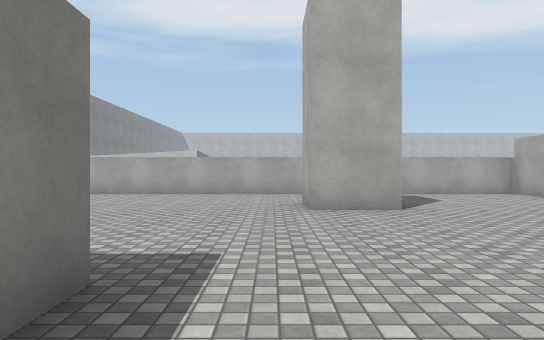
View 1 (above)

20 first-person views from a walk through a Unity game level. The camera is 1.3 m above the floor, looks level and sees 70° across. The floor is counted in squares, 2 m on a side. Each view is taken from the middle of a square. On the plan, view 1 faces up. The plan holds only what a view shows up to about 11 squares ahead; the rest is blank. The place goes on beyond the plan. The player is left out. Some animated figures are not drawn. Some surface patterns are stand-ins.

View 2
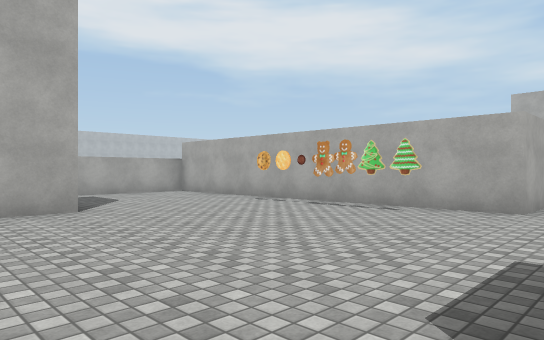

View 3
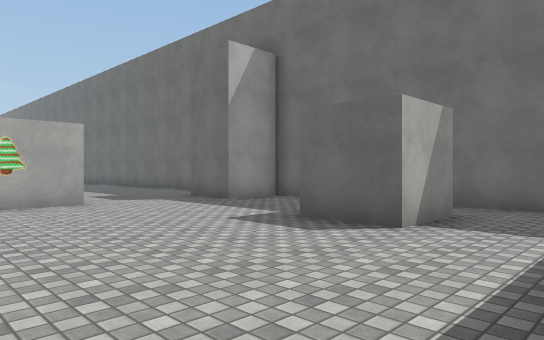

View 4
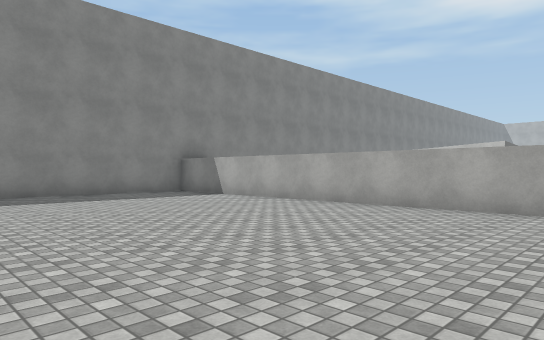

View 5
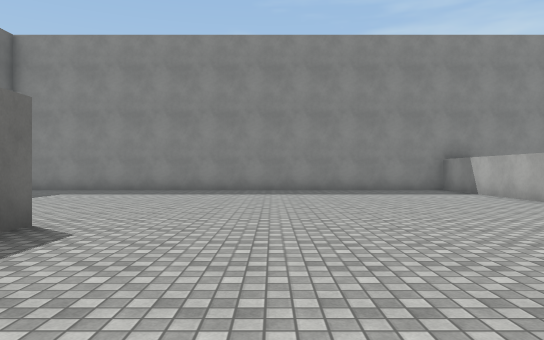

View 6
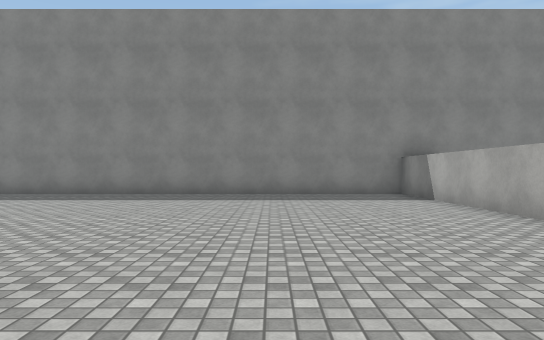

View 7
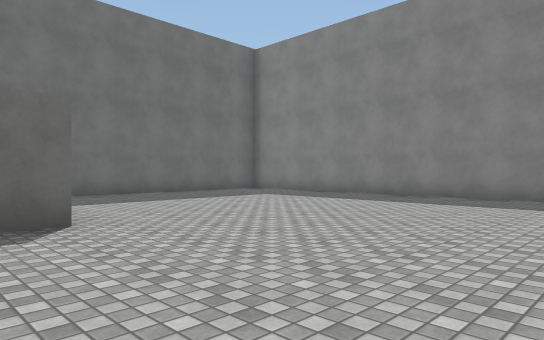

View 8
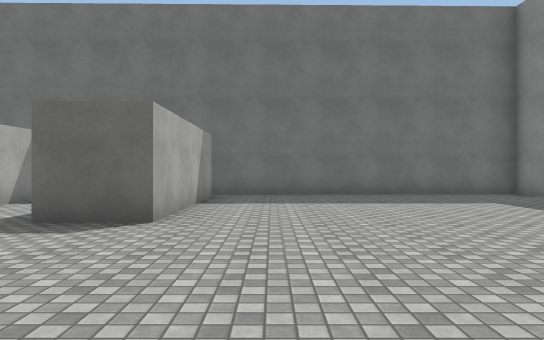

View 9
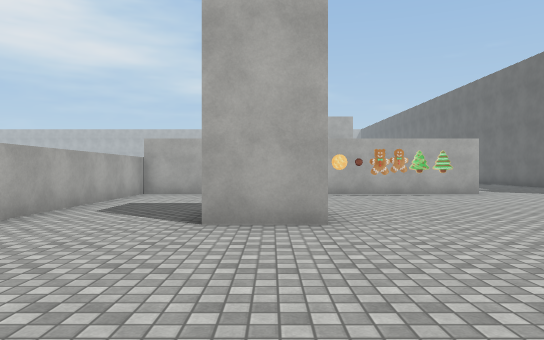

View 10
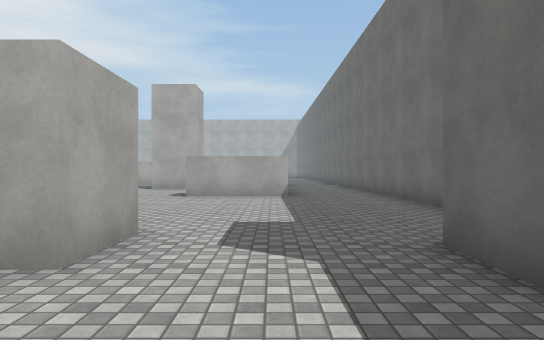

View 11
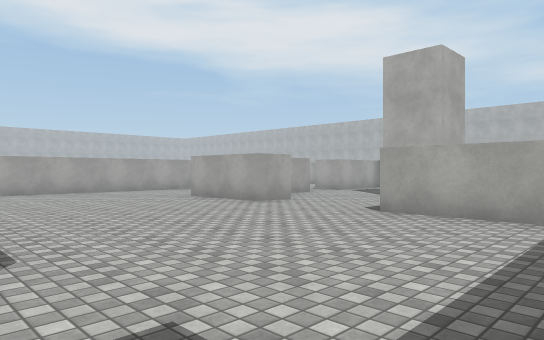

View 12
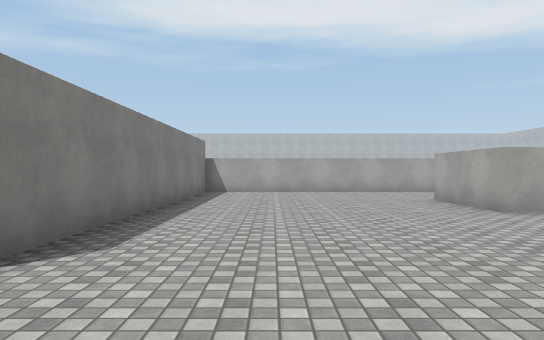

View 13
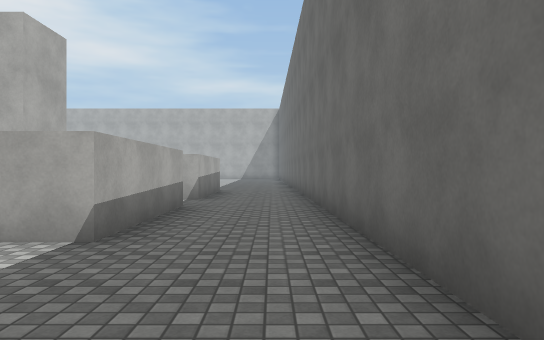

View 14
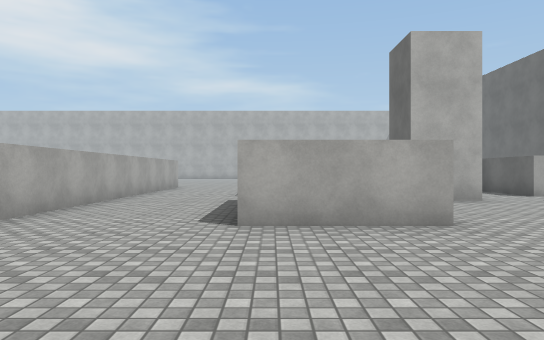

View 15
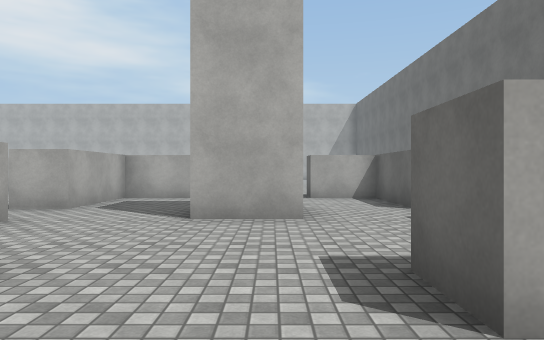

View 16
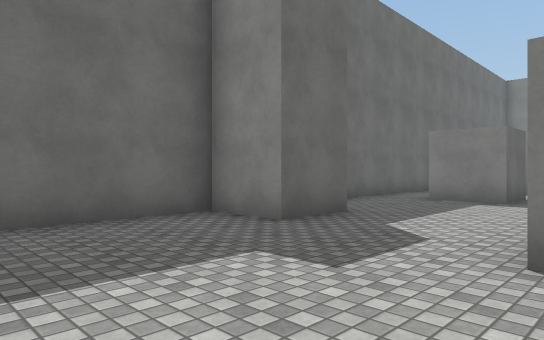

View 17
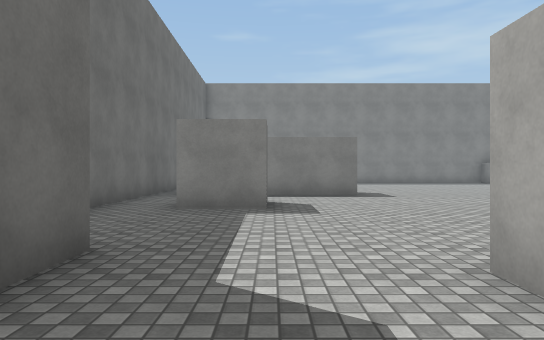

View 18
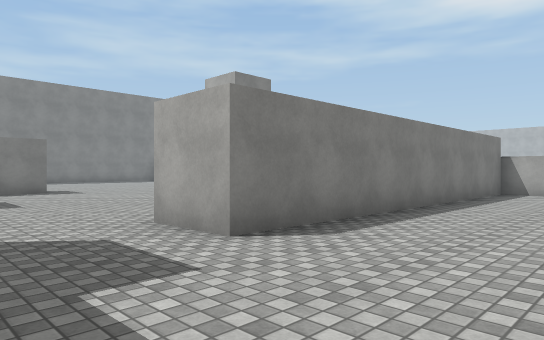

View 19
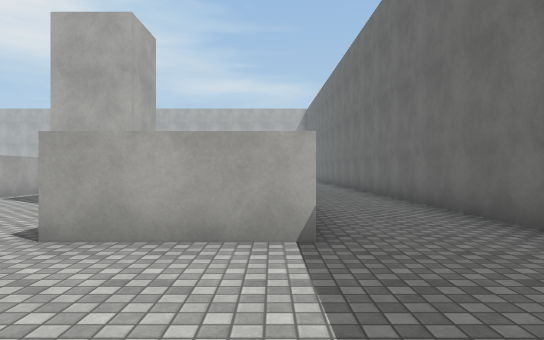

View 20
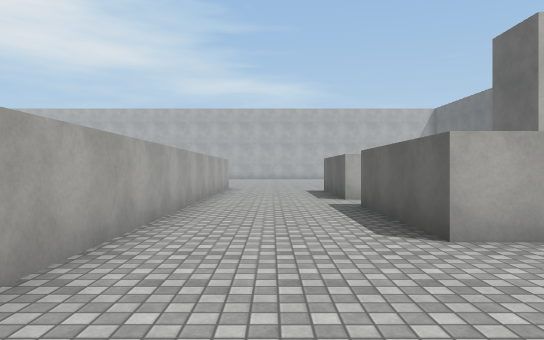

### Floor plan
Ten units are one square. View 1 is at (0, 0); x grows to the right and y downward. Boxes are objects, and circles mark ways between rooms. Rooms are numbered by the first view taken in them; rooms with no view inside come last. Other rooms are left out.
<svg viewBox="-110 -110 326 148">
<path fill="none" stroke="#000" d="M10 16 10 1M-10 -4 -10 6M-26 32 14 31M21 -63 6 -63 6 -79M10 1 25 1 25 16M14 31 34 31M51 31 58 31 58 15 74 15 74 30 211 28M-25 25 -25 -21 -10 -21 -10 -4M135 -49 135 -74 169 -74M169 4 135 4 135 -21M-105 22 -105 33 -26 32M185 -74 210 -74M210 4 185 4M209 -105 80 -105 80 -14 65 -14 65 -105 -105 -105 -105 4M172 -25 172 -41M145 -49 135 -49M135 -21 145 -21M210 -49 210 -63 185 -63 185 -74M185 4 185 -6 210 -6 210 -21"/>
<rect x="55" y="-35" width="10" height="10" fill="#bbb"><title>other object</title></rect>
<rect x="55" y="-45" width="10" height="10" fill="#bbb"><title>other object</title></rect>
<rect x="55" y="-55" width="10" height="10" fill="#bbb"><title>other object</title></rect>
<rect x="55" y="-65" width="10" height="10" fill="#bbb"><title>other object</title></rect>
<circle cx="-15" cy="30" r="3" fill="#2a7"/>
<circle cx="0" cy="5" r="3" fill="#2a7"/>
<circle cx="10" cy="20" r="3" fill="#2a7"/>
<circle cx="140" cy="-35" r="3" fill="#2a7"/>
<circle cx="175" cy="-70" r="3" fill="#2a7"/>
<circle cx="175" cy="0" r="3" fill="#2a7"/>
<text x="0" y="20">1</text>
<text x="30" y="-40">2</text>
<text x="170" y="-40">3</text>
</svg>
Room 1 opens to room 2. Room 2 opens to room 3.

Where each view was taken, in squares from view 1:
view 1: 0 up, 0 right, facing up
view 2: 0 up, 0 right, facing up-right
view 3: 4 up, 1 left, facing down-right
view 4: 4 up, 0 right, facing up-left
view 5: 5 up, 2 right, facing left
view 6: 7 up, 0 right, facing left
view 7: 7 up, 1 left, facing down-left
view 8: 7 up, 4 left, facing down
view 9: 7 up, 4 left, facing right
view 10: 0 up, 4 right, facing right
view 11: 1 down, 8 right, facing up-right
view 12: 1 down, 10 right, facing up
view 13: 2 down, 10 right, facing right
view 14: 7 up, 9 right, facing right
view 15: 3 up, 12 right, facing right
view 16: 2 up, 11 right, facing down-left
view 17: 0 up, 9 right, facing left
view 18: 1 down, 11 right, facing up-left
view 19: 0 up, 10 right, facing right
view 20: 9 up, 10 right, facing right
